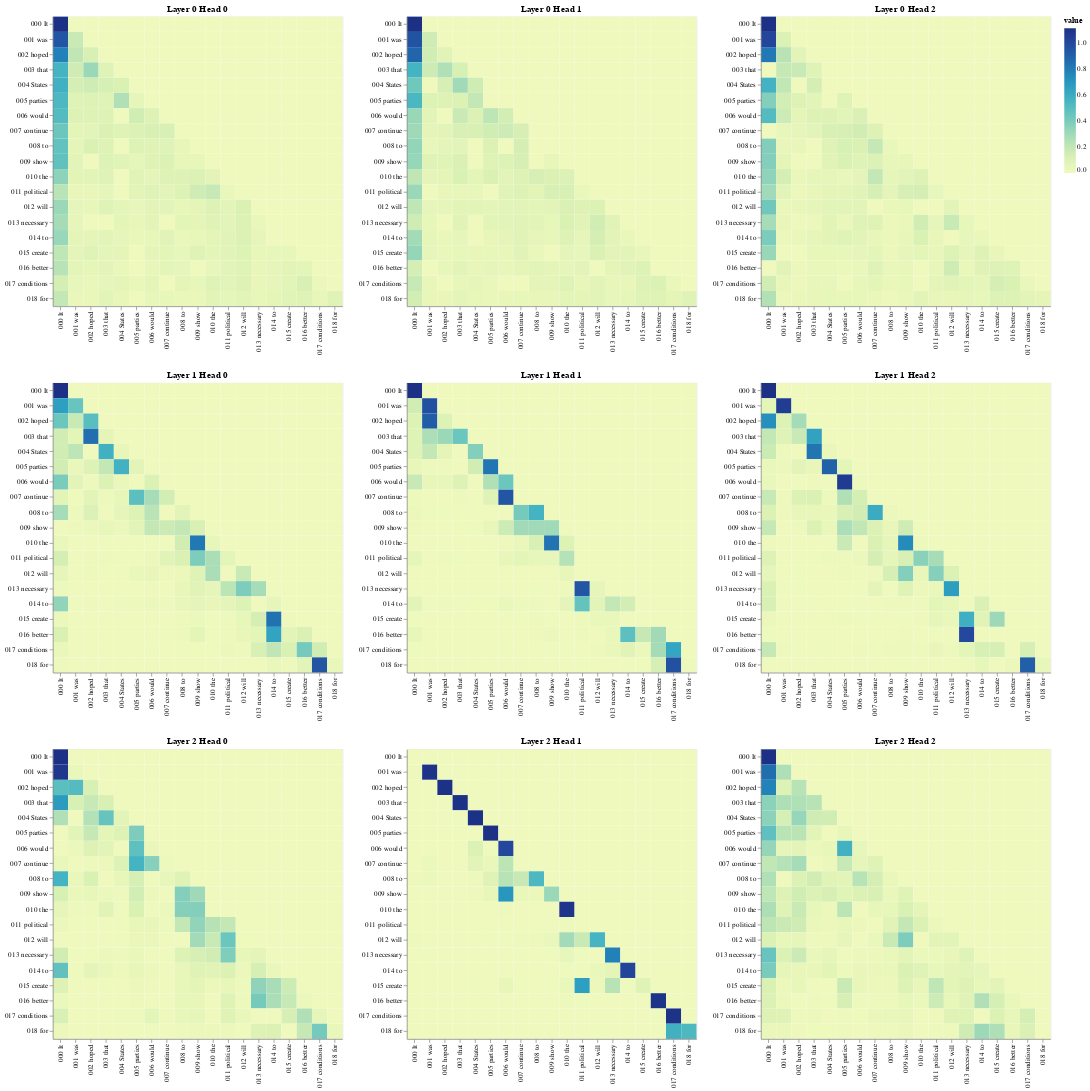

The notebook cell this image was saved under:
### Code cell
# Encoder Self-Attention
get_all_attention_maps("decoder", layers, heads, decoder_input_tokens.split(), decoder_input_tokens.split(), min(20, sentence_len))

### Figure 1 — Vega-Lite specification as saved in the notebook (floating-point values rounded to 4 significant figures; data arrays with more than 128 entries replaced by an {"elided": "..."} marker saying what was removed)
{"config": {"view": {"continuousWidth": 300, "continuousHeight": 300}}, "vconcat": [{"hconcat": [{"data": {"name": "data-d3edd0dca47c6a521b45fa6eedcf0ff7"}, "mark": {"type": "rect"}, "encoding": {"color": {"field": "value", "type": "quantitative"}, "tooltip": [{"field": "row", "type": "quantitative"}, {"field": "column", "type": "quantitative"}, {"field": "value", "type": "quantitative"}, {"field": "row_token", "type": "nominal"}, {"field": "col_token", "type": "nominal"}], "x": {"axis": {"title": ""}, "field": "col_token", "type": "nominal"}, "y": {"axis": {"title": ""}, "field": "row_token", "type": "nominal"}}, "height": 400, "name": "view_253", "title": "Layer 0 Head 0", "width": 400}, {"data": {"name": "data-5f1ab0ab96b07ec52436f92d7e7b82a2"}, "mark": {"type": "rect"}, "encoding": {"color": {"field": "value", "type": "quantitative"}, "tooltip": [{"field": "row", "type": "quantitative"}, {"field": "column", "type": "quantitative"}, {"field": "value", "type": "quantitative"}, {"field": "row_token", "type": "nominal"}, {"field": "col_token", "type": "nominal"}], "x": {"axis": {"title": ""}, "field": "col_token", "type": "nominal"}, "y": {"axis": {"title": ""}, "field": "row_token", "type": "nominal"}}, "height": 400, "name": "view_254", "title": "Layer 0 Head 1", "width": 400}, {"data": {"name": "data-8d6f8b9ad8e49bccd62f39cd392d2aa8"}, "mark": {"type": "rect"}, "encoding": {"color": {"field": "value", "type": "quantitative"}, "tooltip": [{"field": "row", "type": "quantitative"}, {"field": "column", "type": "quantitative"}, {"field": "value", "type": "quantitative"}, {"field": "row_token", "type": "nominal"}, {"field": "col_token", "type": "nominal"}], "x": {"axis": {"title": ""}, "field": "col_token", "type": "nominal"}, "y": {"axis": {"title": ""}, "field": "row_token", "type": "nominal"}}, "height": 400, "name": "view_255", "title": "Layer 0 Head 2", "width": 400}]}, {"hconcat": [{"data": {"name": "data-ed152659c62177b10b901feeaa517673"}, "mark": {"type": "rect"}, "encoding": {"color": {"field": "value", "type": "quantitative"}, "tooltip": [{"field": "row", "type": "quantitative"}, {"field": "column", "type": "quantitative"}, {"field": "value", "type": "quantitative"}, {"field": "row_token", "type": "nominal"}, {"field": "col_token", "type": "nominal"}], "x": {"axis": {"title": ""}, "field": "col_token", "type": "nominal"}, "y": {"axis": {"title": ""}, "field": "row_token", "type": "nominal"}}, "height": 400, "name": "view_256", "title": "Layer 1 Head 0", "width": 400}, {"data": {"name": "data-f53da09091be737dac4649abe4bc2a9c"}, "mark": {"type": "rect"}, "encoding": {"color": {"field": "value", "type": "quantitative"}, "tooltip": [{"field": "row", "type": "quantitative"}, {"field": "column", "type": "quantitative"}, {"field": "value", "type": "quantitative"}, {"field": "row_token", "type": "nominal"}, {"field": "col_token", "type": "nominal"}], "x": {"axis": {"title": ""}, "field": "col_token", "type": "nominal"}, "y": {"axis": {"title": ""}, "field": "row_token", "type": "nominal"}}, "height": 400, "name": "view_257", "title": "Layer 1 Head 1", "width": 400}, {"data": {"name": "data-ecb40a661faeac43e51eb66248899ea3"}, "mark": {"type": "rect"}, "encoding": {"color": {"field": "value", "type": "quantitative"}, "tooltip": [{"field": "row", "type": "quantitative"}, {"field": "column", "type": "quantitative"}, {"field": "value", "type": "quantitative"}, {"field": "row_token", "type": "nominal"}, {"field": "col_token", "type": "nominal"}], "x": {"axis": {"title": ""}, "field": "col_token", "type": "nominal"}, "y": {"axis": {"title": ""}, "field": "row_token", "type": "nominal"}}, "height": 400, "name": "view_258", "title": "Layer 1 Head 2", "width": 400}]}, {"hconcat": [{"data": {"name": "data-17a09a247337ffef806a5d1b48bfd2c5"}, "mark": {"type": "rect"}, "encoding": {"color": {"field": "value", "type": "quantitative"}, "tooltip": [{"field": "row", "type": "quantitative"}, {"field": "column", "type": "quantitative"}, {"field": "value", "type": "quantitative"}, {"field": "row_token", "type": "nominal"}, {"field": "col_token", "type": "nominal"}], "x": {"axis": {"title": ""}, "field": "col_token", "type": "nominal"}, "y": {"axis": {"title": ""}, "field": "row_token", "type": "nominal"}}, "height": 400, "name": "view_259", "title": "Layer 2 Head 0", "width": 400}, {"data": {"name": "data-288cd084067c28efbea4e7f5f3cfbab9"}, "mark": {"type": "rect"}, "encoding": {"color": {"field": "value", "type": "quantitative"}, "tooltip": [{"field": "row", "type": "quantitative"}, {"field": "column", "type": "quantitative"}, {"field": "value", "type": "quantitative"}, {"field": "row_token", "type": "nominal"}, {"field": "col_token", "type": "nominal"}], "x": {"axis": {"title": ""}, "field": "col_token", "type": "nominal"}, "y": {"axis": {"title": ""}, "field": "row_token", "type": "nominal"}}, "height": 400, "name": "view_260", "title": "Layer 2 Head 1", "width": 400}, {"data": {"name": "data-0272d54ecf5805578feb238024f49eb3"}, "mark": {"type": "rect"}, "encoding": {"color": {"field": "value", "type": "quantitative"}, "tooltip": [{"field": "row", "type": "quantitative"}, {"field": "column", "type": "quantitative"}, {"field": "value", "type": "quantitative"}, {"field": "row_token", "type": "nominal"}, {"field": "col_token", "type": "nominal"}], "x": {"axis": {"title": ""}, "field": "col_token", "type": "nominal"}, "y": {"axis": {"title": ""}, "field": "row_token", "type": "nominal"}}, "height": 400, "name": "view_261", "title": "Layer 2 Head 2", "width": 400}]}], "params": [{"name": "param_261", "select": {"type": "interval", "encodings": ["x", "y"]}, "bind": "scales", "views": ["view_253"]}, {"name": "param_262", "select": {"type": "interval", "encodings": ["x", "y"]}, "bind": "scales", "views": ["view_254"]}, {"name": "param_263", "select": {"type": "interval", "encodings": ["x", "y"]}, "bind": "scales", "views": ["view_255"]}, {"name": "param_264", "select": {"type": "interval", "encodings": ["x", "y"]}, "bind": "scales", "views": ["view_256"]}, {"name": "param_265", "select": {"type": "interval", "encodings": ["x", "y"]}, "bind": "scales", "views": ["view_257"]}, {"name": "param_266", "select": {"type": "interval", "encodings": ["x", "y"]}, "bind": "scales", "views": ["view_258"]}, {"name": "param_267", "select": {"type": "interval", "encodings": ["x", "y"]}, "bind": "scales", "views": ["view_259"]}, {"name": "param_268", "select": {"type": "interval", "encodings": ["x", "y"]}, "bind": "scales", "views": ["view_260"]}, {"name": "param_269", "select": {"type": "interval", "encodings": ["x", "y"]}, "bind": "scales", "views": ["view_261"]}], "$schema": "https://vega.github.io/schema/vega-lite/v5.20.1.json", "datasets": {"data-d3edd0dca47c6a521b45fa6eedcf0ff7": {"elided": "361 records"}, "data-5f1ab0ab96b07ec52436f92d7e7b82a2": {"elided": "361 records"}, "data-8d6f8b9ad8e49bccd62f39cd392d2aa8": {"elided": "361 records"}, "data-ed152659c62177b10b901feeaa517673": {"elided": "361 records"}, "data-f53da09091be737dac4649abe4bc2a9c": {"elided": "361 records"}, "data-ecb40a661faeac43e51eb66248899ea3": {"elided": "361 records"}, "data-17a09a247337ffef806a5d1b48bfd2c5": {"elided": "361 records"}, "data-288cd084067c28efbea4e7f5f3cfbab9": {"elided": "361 records"}, "data-0272d54ecf5805578feb238024f49eb3": {"elided": "361 records"}}}
